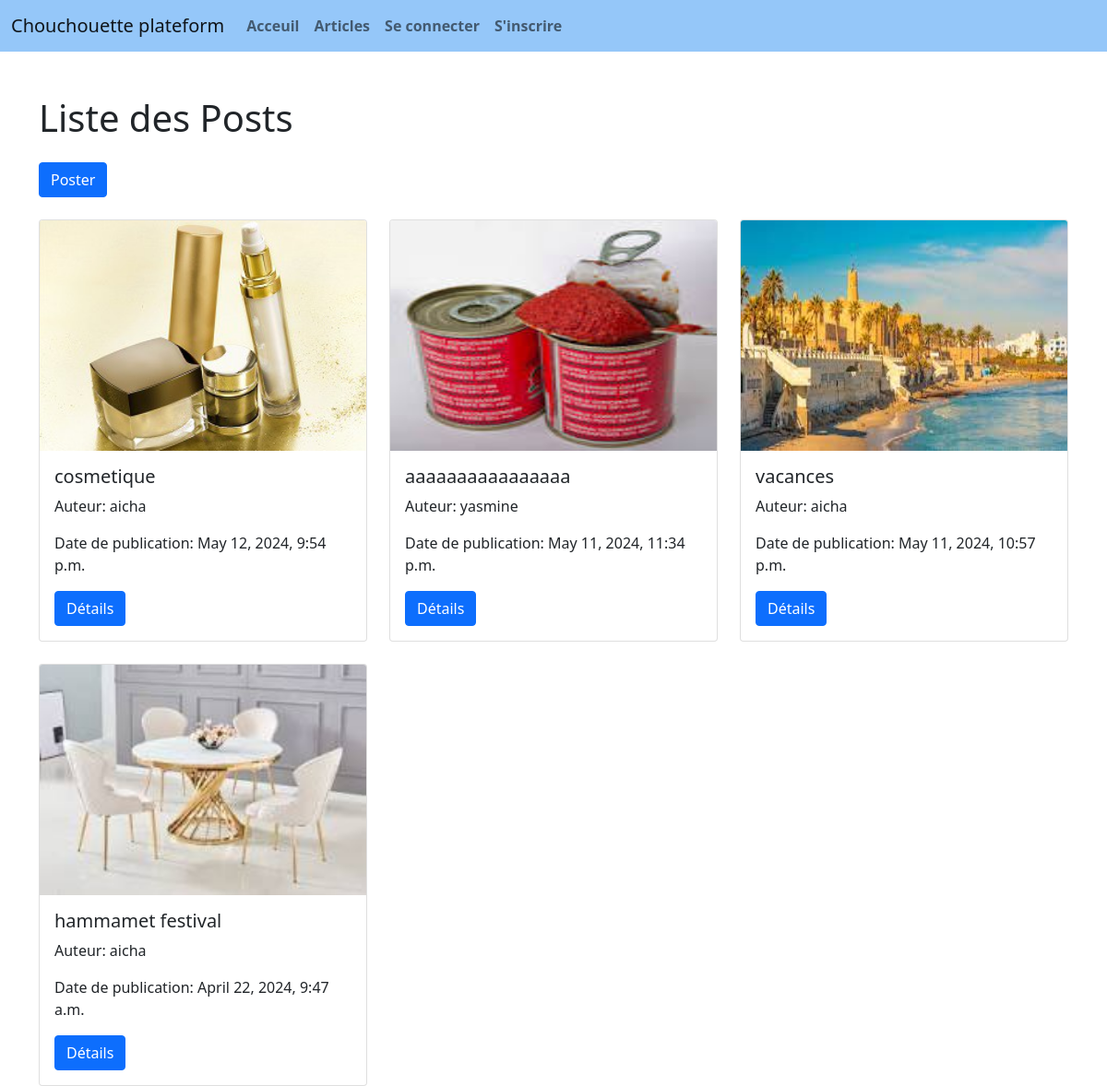
Screenshot of /blog/ with the database file from the repository.
### blog/models.py (models this page shows, shortened)
class Post(models.Model):
    title = models.CharField(max_length=200, unique=True)
    slug = models.SlugField(max_length=200, unique=True)
    author = models.ForeignKey(User, on_delete= models.CASCADE,related_name='blog_posts')
    updated_on = models.DateTimeField(auto_now= True)
    content = models.TextField()
    created_on = models.DateTimeField(auto_now_add=True)
    status = models.IntegerField(choices=STATUS, default=0)
    image=models.ImageField(blank=True)
    class Meta:
        ordering = ['-created_on']

### blog/views.py (the view)
# urls.py: path('', ListePosts.as_view(), name='liste_Posts'),
class ListePosts(ListView):
    model = Post
    template_name = 'mag/liste_Posts.html'
    context_object_name = 'Post'

### blog/templates/mag/liste_Posts.html (shortened to what this page needs)
{% extends 'magasin/base.html' %}
{% block content %}
<div class="container">
    <h1 class="mt-5 mb-4">Liste des Posts</h1>
    <form action="{% url 'creer_Post' %}" method="get" class="mb-4">
        <button type="submit" class="btn btn-primary">Poster</button>
    </form>
    <div class="row row-cols-1 row-cols-md-3 g-4">
        {% for post in Post %}
            <div class="col">
                <div class="card">
                    <img src="/media/{{ post.image }}" class="card-img-top" width="250px" height="250px"alt="Image du Post">
                    <div class="card-body">
                        <h5 class="card-title">{{ post.title }}</h5>
                        <p class="card-text">Auteur: {{ post.author }}</p>
                        <p class="card-text">Date de publication: {{ post.updated_on }}</p>
                        <form action="{% url 'detail_Post' post.pk %}" method="get">
                            <button type="submit" class="btn btn-primary">Détails</button>
                        </form>
                    </div>
                </div>
            </div>
        {% endfor %}
    </div>
</div>
{% endblock %}

### rows the page displays
Post: image (picture), title "cosmetique", author "aicha", updated_on "May 12, 2024, 9:54 p.m."
Post: image (picture), title "aaaaaaaaaaaaaaaa", author "yasmine", updated_on "May 11, 2024, 11:34 p.m."
Post: image (picture), title "vacances", author "aicha", updated_on "May 11, 2024, 10:57 p.m."
Post: image (picture), title "hammamet festival", author "aicha", updated_on "April 22, 2024, 9:47 a.m."
